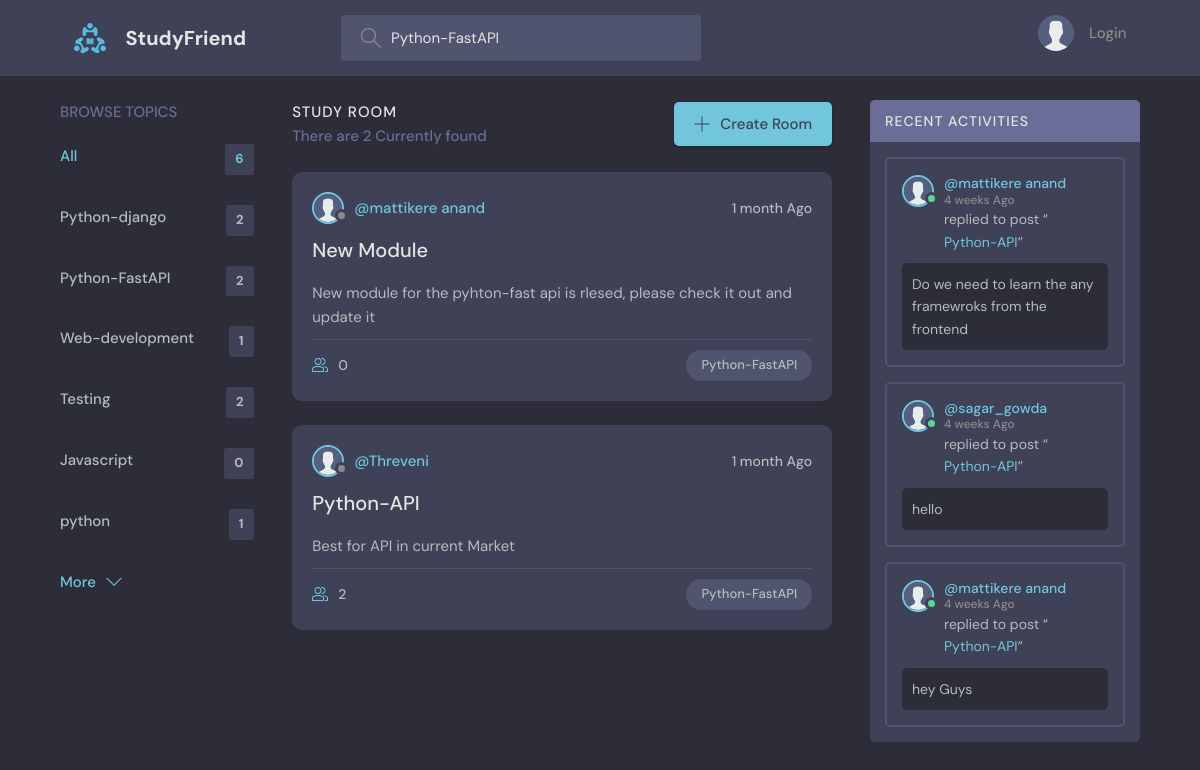
Screenshot of /?q=Python-FastAPI with the database file from the repository.
### basepage/models.py (models this page shows, shortened)
class Topic(models.Model):
    name=models.CharField(max_length=200)
    def __str__(self):
        return self.name

class Room(models.Model):
    host=models.ForeignKey(User, on_delete=models.SET_NULL,null=True)
    topic=models.ForeignKey(Topic, on_delete=models.SET_NULL,null=True)
    name=models.CharField(max_length=200)
    description=models.TextField(null=True,blank=True)
    participants=models.ManyToManyField(User,related_name='participants',blank=True)
    updated=models.DateTimeField(auto_now=True)
    created=models.DateField(auto_now_add=True)
    class Meta:
        ordering=['-updated','-created']
    def __str__(self):
        return self.name

class Messages(models.Model):
    user=models.ForeignKey(User,on_delete=models.CASCADE)
    room=models.ForeignKey(Room,on_delete=models.CASCADE)
    body=models.TextField()
    updated=models.DateTimeField(auto_now=True)
    created=models.DateField(auto_now_add=True)

### basepage/views.py (the view)
# urls.py: path('', Home,name="Home"),
def Home(request):
    q=request.GET.get('q')
    if request.GET.get('q')!=None:
        obj=Room.objects.filter(Q(topic__name__contains=q)|Q(name__contains=q)|Q(description__contains=q))
        All_messages=Messages.objects.filter(Q(room__topic__name__icontains=q)).order_by('-updated')
    else:
        obj=Room.objects.all()
        All_messages=Messages.objects.all().order_by('-updated')
    Room_count=obj.count()
    topics=Topic.objects.all()
    context={'objects':obj,'topics':topics,'Room_count':Room_count,'Actvities_messages':All_messages}
    return  render(request,"basepage/Home.html",context)

### basepage/templates/basepage/Home.html (shortened to what this page needs)
{% extends 'main.html' %}
{% block content %}
    <main class="layout layout--3">
      <div class="container">
        {% include 'basepage/topics_feed.html' %}
        <div class="roomList">
          <div class="roomList__header">
            <div>
              <h2>Study Room</h2>
              <p>There are {{Room_count}} Currently found </p>
            </div>
            <a class="btn btn--main" href="{% url 'createroom' %}">
              <svg version="1.1" xmlns="http://www.w3.org/2000/svg" width="32" height="32" viewBox="0 0 32 32">
                <title>add</title>
                <path
                  d="M16.943 0.943h-1.885v14.115h-14.115v1.885h14.115v14.115h1.885v-14.115h14.115v-1.885h-14.115v-14.115z"
                ></path>
              </svg>
              Create Room
            </a>
          </div>
          {% include 'basepage/room_feed.html' %}
        </div>
         {% include 'basepage/activties_feed.html' %}
    </main>
    {% endblock %}

### basepage/templates/basepage/topics_feed.html
<div class="topics">
    <div class="topics__header">
      <h2>Browse Topics</h2>
    </div>
    <ul class="topics__list">
      <li>
        <a href="{% url 'Home' %}" class="active">All <span>{{topics.count}}</span></a>
      </li>
      {% for topic in topics %}
      <li>
        <a href="{% url 'Home' %}?q={{topic.name}}">{{topic.name}} <span>{{topic.room_set.all.count}}</span></a>
      </li>
      {% endfor %}
    </ul>
    <a class="btn btn--link" href="topics.html">
      More
      <svg version="1.1" xmlns="http://www.w3.org/2000/svg" width="32" height="32" viewBox="0 0 32 32">
        <title>chevron-down</title>
        <path d="M16 21l-13-13h-3l16 16 16-16h-3l-13 13z"></path>
      </svg>
    </a>
</div>

### basepage/templates/basepage/room_feed.html (shortened to what this page needs)
{% load static %}
<!DOCTYPE html>
<html lang="en">
<head>
</head>
<body>
    {% for object in objects %}
    <div class="roomListRoom">
        <div class="roomListRoom__header">
          <a href="{% url 'profile' object.host.id %}" class="roomListRoom__author">
            <div class="avatar avatar--small">
              <img src="{% static 'images/avatar.svg' %}" />
            </div>
            <span>@{{object.host.username}}</span>
          </a>
          <div class="roomListRoom__actions">
            <span>{{object.updated|timesince}} Ago</span>
          </div>
        </div>
        <div class="roomListRoom__content">
          <a href="details/{{object.id}}">{{object.name}}</a>
          <p>{{object.description}}
          </p>
        </div>
        <div class="roomListRoom__meta">
          <a href="room.html" class="roomListRoom__joined">
            {{object.participants.all.count}}
          </a>
          <p class="roomListRoom__topic">{{object.topic}}</p>
        </div>
      </div>
      {% endfor %}
</body>
</html>

### basepage/templates/basepage/activties_feed.html (shortened to what this page needs)
  {% load static %}
    <div class="activities">
        <div class="activities__header">
          <h2>Recent Activities</h2>
        </div>
        {% for Actvities_message in Actvities_messages %}
        <div class="activities__box">
          <div class="activities__boxHeader roomListRoom__header">
            <a href="{% url 'profile' Actvities_message.user.id %}" class="roomListRoom__author">
              <div class="avatar avatar--small active">
                <img src="{% static 'images/avatar.svg' %}" />
              </div>
              <p>
                @{{Actvities_message.user}}
                <span>{{Actvities_message.updated|timesince}} Ago</span>
              </p>
            </a>
          </div>
          <div class="activities__boxContent">
            <p>replied to post “<a href="{% url 'chatroom' Actvities_message.room.id %}">{{Actvities_message.room}}</a>”</p>
            <div class="activities__boxRoomContent">
                <p>{{Actvities_message.body}}</p>
            </div>
          </div>
        </div>
        {% endfor %}
      </div>
    </div>

### rows the page displays
Topic: name "Python-django", room_set.all.count "2"
Topic: name "Python-FastAPI", room_set.all.count "2"
Topic: name "Web-development", room_set.all.count "1"
Topic: name "Testing", room_set.all.count "2"
Topic: name "Javascript", room_set.all.count "0"
Topic: name "python", room_set.all.count "1"
Room: host.username "mattikere anand", updated "1 month", name "New Module", description "New module for the pyhton-fast api is rlesed, please check it out and update it", participants.all.count "0", topic "Python-FastAPI"
Room: host.username "Threveni", updated "1 month", name "Python-API", description "Best for API in current Market", participants.all.count "2", topic "Python-FastAPI"
Messages: user "mattikere anand", updated "4 weeks", room "Python-API", body "Do we need to learn the any framewroks from the frontend"
Messages: user "sagar_gowda", updated "4 weeks", room "Python-API", body "hello"
Messages: user "mattikere anand", updated "4 weeks", room "Python-API", body "hey Guys"

### other values shown
{{ topics.count }} "6"
{{ Room_count }} "2"
